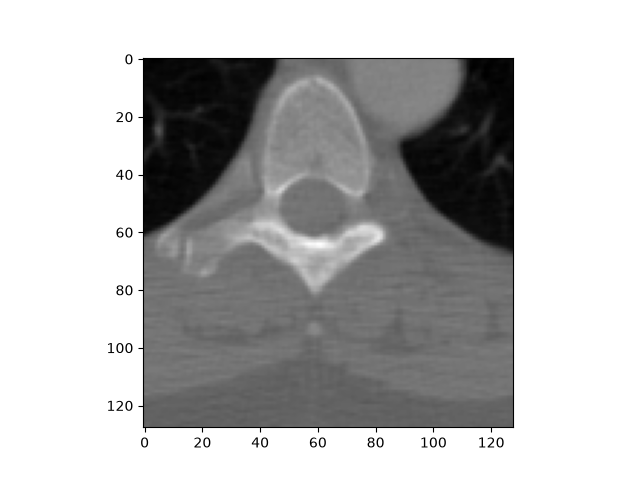
#> input picture ct_image.png, 640 x 480 px
$ python image_analysis.py ../ct_image.png
#> lines starting #> are read from the running program, lines starting #| are printed output that depends on the picture
import base64
import io
import json
import sys
from pathlib import Path

import numpy as np
import pydicom

from PIL import Image
from pydicom.data import get_testdata_file
from sklearn.cluster import KMeans


OUTPUT_FILE = Path("data/analysis_result.txt")


# Scale image values to 0-255 so they can be displayed
def normalize_image(image):

    image = image.astype(np.float32)

    minimum = float(np.min(image))
    maximum = float(np.max(image))

    if maximum == minimum:
        return np.zeros(
            image.shape,
            dtype=np.uint8
        )

    normalized = (
        image - minimum
    ) / (
        maximum - minimum
    )

    normalized = (
        normalized * 255
    ).clip(
        0,
        255
    )

    return normalized.astype(np.uint8)


# Convert a grayscale image to PNG and then Base64
def png_base64(image):

    image = normalize_image(image)

    picture = Image.fromarray(
        image,
        mode="L"
    )

    buffer = io.BytesIO()

    picture.save(
        buffer,
        format="PNG"
    )

    return base64.b64encode(
        buffer.getvalue()
    ).decode("ascii")


# Create a colored image showing the three K-Means groups
def clustered_png_base64(labels):

    palette = np.array(
        [
            [18, 32, 52],
            [70, 140, 190],
            [238, 239, 225]
        ],
        dtype=np.uint8
    )

    colored = palette[labels]

    picture = Image.fromarray(
        colored,
        mode="RGB"
    )

    buffer = io.BytesIO()

    picture.save(
        buffer,
        format="PNG"
    )

    return base64.b64encode(
        buffer.getvalue()
    ).decode("ascii")


# Read DICOM, PNG or JPG image
def load_image(path):

#> called with path = '../ct_image.png'
    path = Path(path)

    extension = path.suffix.lower()


    if extension == ".dcm":

        dataset = pydicom.dcmread(path)

        # Some DICOM files, such as test.dcm, only contain metadata
        if "PixelData" not in dataset:
            raise ValueError(
                "This DICOM contains metadata only and has no image pixels."
            )

        image = dataset.pixel_array

        modality = str(
            getattr(
                dataset,
                "Modality",
                "DICOM"
            )
        )


        # Use first frame if this is a multi-frame DICOM
        if (
            image.ndim == 3 and
            image.shape[-1] not in (3, 4)
        ):
            image = image[0]


        # Convert RGB DICOM to grayscale
        if (
            image.ndim == 3 and
            image.shape[-1] in (3, 4)
        ):
            image = np.mean(
                image[..., :3],
                axis=2
            )


        return (
            image.astype(np.float32),
            modality,
            "DICOM"
        )


    if extension in (
        ".png",
        ".jpg",
        ".jpeg"
    ):

        picture = Image.open(
            path
        ).convert("L")


        # Avoid running K-Means on a huge image
        picture.thumbnail(
            (1200, 1200)
        )


        image = np.asarray(
            picture,
            dtype=np.float32
        )


        return (
            image,
            "IMAGE",
            extension[1:].upper()
        )


    raise ValueError(
        "Unsupported image format."
    )


# Run K-Means on the image pixels
def analyse(path):

    image, modality, input_type = load_image(path)
#> modality = 'IMAGE'; input_type = 'PNG'

    # K-Means receives one grayscale value for each pixel
    pixels = image.reshape(-1, 1)

    model = KMeans(
        n_clusters=3,
        random_state=0,
        n_init=10
    )


    # Large images only need a sample for training
    if len(pixels) > 200000:

        generator = np.random.default_rng(0)

        indexes = generator.choice(
            len(pixels),
            size=200000,
            replace=False
        )

        model.fit(
            pixels[indexes]
        )

        labels = model.predict(
            pixels
        )

    else:

        labels = model.fit_predict(
            pixels
        )


    centers = model.cluster_centers_[:, 0]


    # Order clusters from darkest to brightest
    order = np.argsort(
        centers
    )

    mapping = np.zeros(
        len(order),
        dtype=np.int32
    )


    for new_value, old_value in enumerate(order):

        mapping[old_value] = new_value


    labels = mapping[labels]

    sorted_centers = centers[order]

    clustered = labels.reshape(
        image.shape
    )
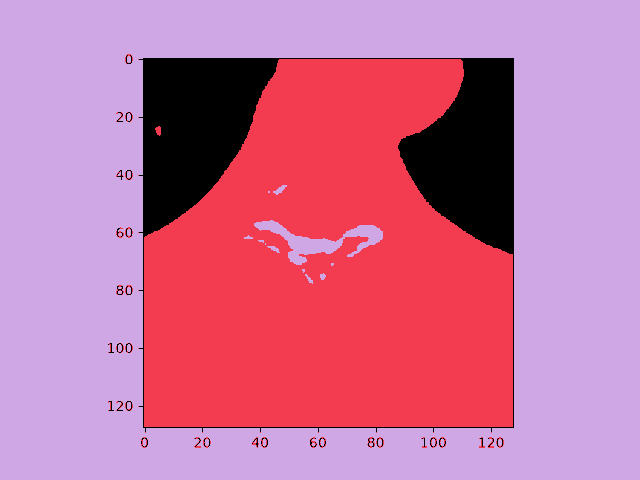
#> clustered: shape (480, 640) int32; 3 distinct labels, from 0 to 2; one colour per label, 0 black

    counts = np.bincount(
        labels,
        minlength=3
    )
#> counts = [31910, 104504, 170786]


    # Images are returned as Base64 so React can display them directly
    result = {
        "source_name": Path(path).name,

        "input_type": input_type,

        "modality": modality,

        "width": int(
            image.shape[1]
        ),

        "height": int(
            image.shape[0]
        ),

        "min_pixel": float(
            np.min(image)
        ),

        "max_pixel": float(
            np.max(image)
        ),

        "cluster_centers": [
            float(value)
            for value in sorted_centers
        ],

        "counts": [
            int(value)
            for value in counts
        ],

        "original_image":
            png_base64(image),

        "clustered_image":
            clustered_png_base64(
                clustered
            )
    }
#> in normalize_image, `minimum = float(np.min(image))`: minimum = 0
#> in normalize_image, `maximum = float(np.max(image))`: maximum = 255
#> in clustered_png_base64, `colored = palette[labels]`:
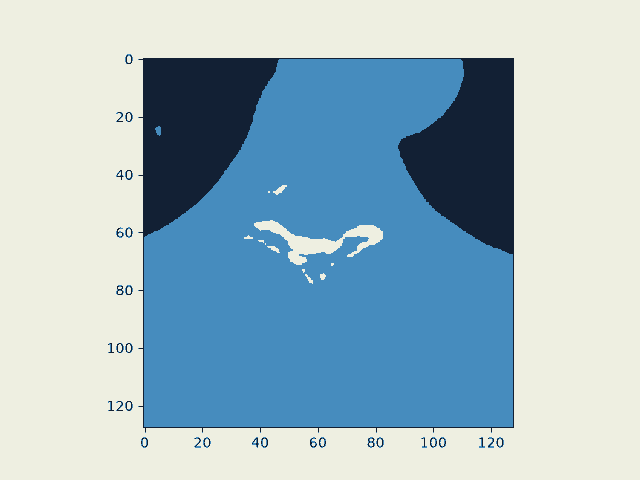
#> colored: shape (480, 640, 3); mean of channels 0, 1, 2 158, 183.8, 195.1; drawn as R, G, B


    return result


# Save result where the C++ server expects it
def write_result(result):

    OUTPUT_FILE.parent.mkdir(
        exist_ok=True
    )

    with open(
        OUTPUT_FILE,
        "w"
    ) as file:

        json.dump(
            result,
            file
        )


def main():

    try:

        # If C++ sends a filename, analyze that file
        if len(sys.argv) > 1:

            image_path = sys.argv[1]

        else:

            # Used by the "Run demo CT" button
            image_path = get_testdata_file(
                "CT_small.dcm"
            )


        result = analyse(
            image_path
        )
#> result = 11 items


    except Exception as error:

        result = {
            "error": str(error)
        }


    write_result(
        result
    )


    print(
        json.dumps(
            result
        )
    )
#> (printed output is left out)


if __name__ == "__main__":
    main()
